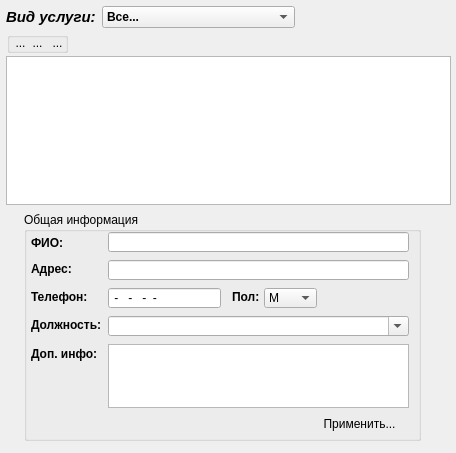
<?xml version="1.0" encoding="UTF-8"?>
<ui version="4.0">
 <author>Пиданов Сергей Александрович</author>
 <class>frmSotr</class>
 <widget class="QWidget" name="frmSotr">
  <property name="windowModality">
   <enum>Qt::ApplicationModal</enum>
  </property>
  <property name="geometry">
   <rect>
    <x>0</x>
    <y>0</y>
    <width>456</width>
    <height>453</height>
   </rect>
  </property>
  <property name="acceptDrops">
   <bool>true</bool>
  </property>
  <property name="windowTitle">
   <string>Сотрудники</string>
  </property>
  <property name="autoFillBackground">
   <bool>true</bool>
  </property>
  <widget class="QTableView" name="tableSotr">
   <property name="geometry">
    <rect>
     <x>6</x>
     <y>56</y>
     <width>445</width>
     <height>149</height>
    </rect>
   </property>
   <property name="selectionBehavior">
    <enum>QAbstractItemView::SelectRows</enum>
   </property>
  </widget>
  <widget class="QComboBox" name="comboVidUslugi">
   <property name="geometry">
    <rect>
     <x>102</x>
     <y>6</y>
     <width>193</width>
     <height>22</height>
    </rect>
   </property>
   <property name="font">
    <font>
     <pointsize>9</pointsize>
     <weight>75</weight>
     <bold>true</bold>
    </font>
   </property>
   <property name="editable">
    <bool>false</bool>
   </property>
   <item>
    <property name="text">
     <string>Все...</string>
    </property>
   </item>
  </widget>
  <widget class="QLabel" name="label">
   <property name="geometry">
    <rect>
     <x>6</x>
     <y>9</y>
     <width>103</width>
     <height>16</height>
    </rect>
   </property>
   <property name="font">
    <font>
     <pointsize>11</pointsize>
     <weight>75</weight>
     <italic>true</italic>
     <bold>true</bold>
    </font>
   </property>
   <property name="text">
    <string>Вид услуги:</string>
   </property>
  </widget>
  <widget class="QGroupBox" name="groupBox">
   <property name="geometry">
    <rect>
     <x>24</x>
     <y>212</y>
     <width>397</width>
     <height>229</height>
    </rect>
   </property>
   <property name="title">
    <string>Общая информация</string>
   </property>
   <property name="flat">
    <bool>false</bool>
   </property>
   <property name="checkable">
    <bool>false</bool>
   </property>
   <property name="checked">
    <bool>false</bool>
   </property>
   <widget class="QLabel" name="label_2">
    <property name="geometry">
     <rect>
      <x>7</x>
      <y>23</y>
      <width>73</width>
      <height>16</height>
     </rect>
    </property>
    <property name="font">
     <font>
      <weight>75</weight>
      <bold>true</bold>
     </font>
    </property>
    <property name="frameShape">
     <enum>QFrame::NoFrame</enum>
    </property>
    <property name="frameShadow">
     <enum>QFrame::Plain</enum>
    </property>
    <property name="text">
     <string>ФИО:</string>
    </property>
   </widget>
   <widget class="QLineEdit" name="sotrFIO">
    <property name="geometry">
     <rect>
      <x>84</x>
      <y>20</y>
      <width>301</width>
      <height>20</height>
     </rect>
    </property>
   </widget>
   <widget class="QLabel" name="label_3">
    <property name="geometry">
     <rect>
      <x>7</x>
      <y>77</y>
      <width>73</width>
      <height>16</height>
     </rect>
    </property>
    <property name="font">
     <font>
      <weight>75</weight>
      <bold>true</bold>
     </font>
    </property>
    <property name="text">
     <string>Телефон:</string>
    </property>
   </widget>
   <widget class="QLineEdit" name="sotr_nom">
    <property name="geometry">
     <rect>
      <x>84</x>
      <y>76</y>
      <width>113</width>
      <height>20</height>
     </rect>
    </property>
    <property name="inputMask">
     <string>9-999-999-99-99; </string>
    </property>
   </widget>
   <widget class="QLabel" name="label_4">
    <property name="geometry">
     <rect>
      <x>7</x>
      <y>49</y>
      <width>73</width>
      <height>16</height>
     </rect>
    </property>
    <property name="font">
     <font>
      <weight>75</weight>
      <bold>true</bold>
     </font>
    </property>
    <property name="text">
     <string>Адрес:</string>
    </property>
   </widget>
   <widget class="QLineEdit" name="sotrAddres">
    <property name="geometry">
     <rect>
      <x>84</x>
      <y>48</y>
      <width>301</width>
      <height>20</height>
     </rect>
    </property>
    <property name="inputMask">
     <string/>
    </property>
   </widget>
   <widget class="QComboBox" name="sotrPol">
    <property name="geometry">
     <rect>
      <x>240</x>
      <y>76</y>
      <width>53</width>
      <height>20</height>
     </rect>
    </property>
    <item>
     <property name="text">
      <string>М</string>
     </property>
    </item>
    <item>
     <property name="text">
      <string>Ж</string>
     </property>
    </item>
   </widget>
   <widget class="QLabel" name="label_5">
    <property name="geometry">
     <rect>
      <x>208</x>
      <y>77</y>
      <width>29</width>
      <height>16</height>
     </rect>
    </property>
    <property name="font">
     <font>
      <weight>75</weight>
      <bold>true</bold>
     </font>
    </property>
    <property name="text">
     <string>Пол:</string>
    </property>
   </widget>
   <widget class="QLabel" name="label_6">
    <property name="geometry">
     <rect>
      <x>7</x>
      <y>105</y>
      <width>73</width>
      <height>16</height>
     </rect>
    </property>
    <property name="font">
     <font>
      <weight>75</weight>
      <bold>true</bold>
     </font>
    </property>
    <property name="text">
     <string>Должность:</string>
    </property>
   </widget>
   <widget class="QComboBox" name="sotrDoljn">
    <property name="enabled">
     <bool>true</bool>
    </property>
    <property name="geometry">
     <rect>
      <x>84</x>
      <y>104</y>
      <width>301</width>
      <height>20</height>
     </rect>
    </property>
    <property name="editable">
     <bool>true</bool>
    </property>
    <property name="modelColumn">
     <number>0</number>
    </property>
   </widget>
   <widget class="QTextEdit" name="sotrInfo">
    <property name="geometry">
     <rect>
      <x>84</x>
      <y>132</y>
      <width>301</width>
      <height>64</height>
     </rect>
    </property>
   </widget>
   <widget class="QLabel" name="label_7">
    <property name="geometry">
     <rect>
      <x>7</x>
      <y>134</y>
      <width>73</width>
      <height>16</height>
     </rect>
    </property>
    <property name="font">
     <font>
      <weight>75</weight>
      <bold>true</bold>
     </font>
    </property>
    <property name="text">
     <string>Доп. инфо:</string>
    </property>
   </widget>
   <widget class="QPushButton" name="ApplyBut">
    <property name="geometry">
     <rect>
      <x>284</x>
      <y>200</y>
      <width>103</width>
      <height>23</height>
     </rect>
    </property>
    <property name="text">
     <string>Применить...</string>
    </property>
    <property name="icon">
     <iconset resource="icons.qrc">
      <normaloff>:/res/icons/6.ico</normaloff>:/res/icons/6.ico</iconset>
    </property>
    <property name="checkable">
     <bool>false</bool>
    </property>
    <property name="autoDefault">
     <bool>false</bool>
    </property>
    <property name="default">
     <bool>true</bool>
    </property>
    <property name="flat">
     <bool>true</bool>
    </property>
   </widget>
  </widget>
  <widget class="QGroupBox" name="groupBox_2">
   <property name="geometry">
    <rect>
     <x>7</x>
     <y>32</y>
     <width>61</width>
     <height>21</height>
    </rect>
   </property>
   <property name="title">
    <string/>
   </property>
   <widget class="QToolButton" name="add_sotr">
    <property name="geometry">
     <rect>
      <x>3</x>
      <y>3</y>
      <width>21</width>
      <height>16</height>
     </rect>
    </property>
    <property name="text">
     <string>...</string>
    </property>
    <property name="icon">
     <iconset resource="icons.qrc">
      <normaloff>:/res/icons/7.ico</normaloff>:/res/icons/7.ico</iconset>
    </property>
    <property name="autoRaise">
     <bool>true</bool>
    </property>
   </widget>
   <widget class="QToolButton" name="del_sotr">
    <property name="geometry">
     <rect>
      <x>40</x>
      <y>3</y>
      <width>21</width>
      <height>16</height>
     </rect>
    </property>
    <property name="text">
     <string>...</string>
    </property>
    <property name="icon">
     <iconset resource="icons.qrc">
      <normaloff>:/res/icons/5.ico</normaloff>:/res/icons/5.ico</iconset>
    </property>
    <property name="autoRaise">
     <bool>true</bool>
    </property>
   </widget>
   <widget class="QToolButton" name="edit_sotr">
    <property name="geometry">
     <rect>
      <x>20</x>
      <y>3</y>
      <width>21</width>
      <height>16</height>
     </rect>
    </property>
    <property name="text">
     <string>...</string>
    </property>
    <property name="icon">
     <iconset resource="icons.qrc">
      <normaloff>:/res/icons/11.ico</normaloff>:/res/icons/11.ico</iconset>
    </property>
    <property name="autoRaise">
     <bool>true</bool>
    </property>
   </widget>
  </widget>
 </widget>
 <layoutdefault spacing="6" margin="9"/>
 <resources>
  <include location="icons.qrc"/>
 </resources>
 <connections/>
 <designerdata>
  <property name="gridDeltaX">
   <number>4</number>
  </property>
  <property name="gridDeltaY">
   <number>4</number>
  </property>
  <property name="gridSnapX">
   <bool>true</bool>
  </property>
  <property name="gridSnapY">
   <bool>true</bool>
  </property>
  <property name="gridVisible">
   <bool>true</bool>
  </property>
 </designerdata>
</ui>
